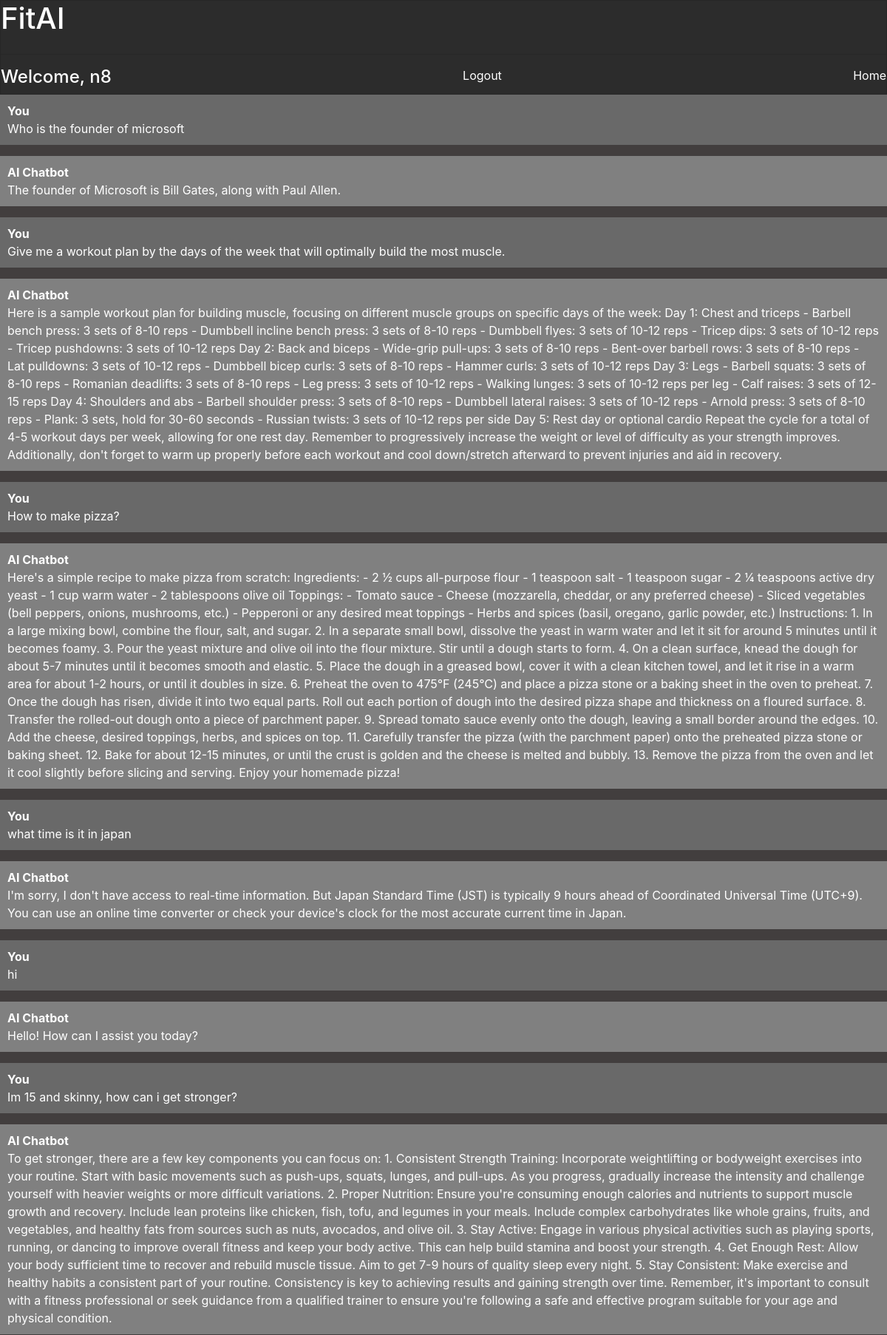
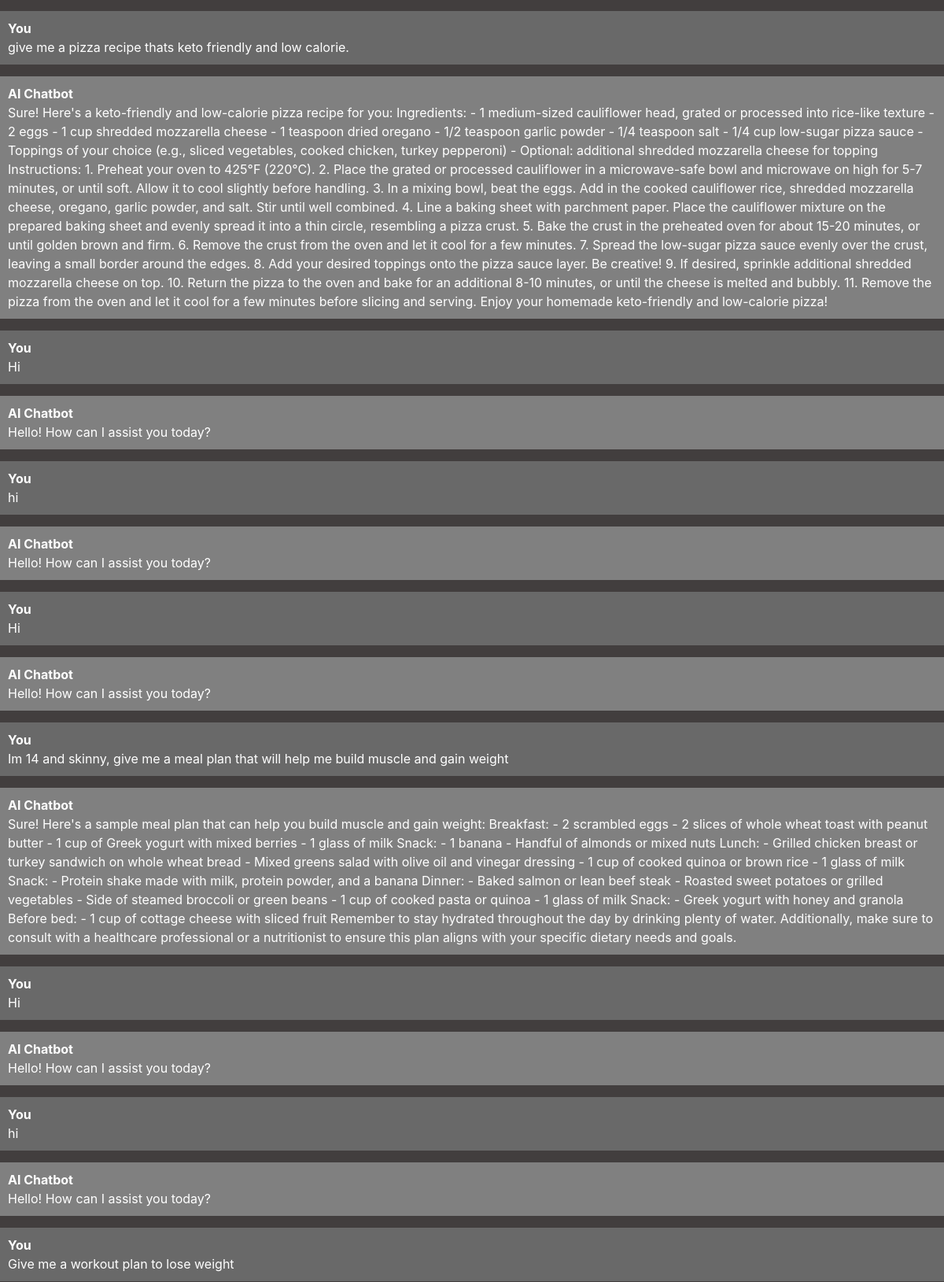
The app's page /history (signed in, upper part) with its own data (2 pictures, top to bottom).
### chatbot/models.py (models this page shows, shortened)
class Chat(models.Model):
    user = models.ForeignKey(User, on_delete=models.CASCADE)
    message = models.TextField()
    response = models.TextField()
    created_at = models.DateTimeField(auto_now_add=True)

### chatbot/views.py (the view)
# urls.py: path('history', views.history, name='history'),
def history(request):
    chats = Chat.objects.filter(user=request.user)
    return render(request, 'history.html', {'chats': chats})

### templates/history.html
{% extends 'layout.html' %}
{% block content %}
    <div class="card" style="background-color: #2c2c2c; border-radius: 0px;">
      <h1 style="color: white;text-decoration:none;">FitAI</h1>
      <hr>
      <div class="header-container" style="display: flex;align-start: ;justify-content: space-between; background-color: #2c2c2c;">
        <div>
          <h4 style="color: white;text-decoration:none;">Welcome, {{user.username}}</h4>
        </div>
        <div>
          <a style="color: white;text-decoration:none;" href="logout"><h7>Logout</h7></a>
        </div>
        <div>
          <a style="color: white;text-decoration:none;" href="home"><h7>Home</h7></a>
        </div>
      </div>
    </div>
    <ul class="list-unstyled messages-list">
        {% for chat in chats %}
          {% if chat.user == request.user %}
            <li class="message sent" style="color: white; background-color: #696969;">
              <div class="message-text">
                <div class="message-sender">
                  <b>You</b>
                </div>
                <div class="message-content">
                  {{chat.message}}
                </div>
              </div>
            </li>
              <li class="message received" style="color: white; background-color: gray;">
                <div class="message-text">
                  <div class="message-sender">
                    <b>AI Chatbot</b>
                  </div>
                  <div class="message-content">
                    {{chat.response}}
                  </div>
                </div>
              </li>
          {% endif %}
        {% endfor %}
      </ul>
{% endblock %}

### templates/layout.html (shortened to what this page needs)
{% load static %}
<!DOCTYPE html>
<html lang="en">
  <head>
    <link rel="stylesheet" href="https://stackpath.bootstrapcdn.com/bootstrap/4.3.1/css/bootstrap.min.css">
    <link href="{% static 'css/styles.css' %}" rel="stylesheet">
  </head>
  <body>
    {% block content %}{% endblock %}
  </body>
</html>

### chatbot/static/css/styles.css (style rules this page uses)
body { height: 100%; background-color: #423e3e; }
.messages-list { padding-left: 0; }
.message { margin-bottom: 15px; list-style: none; }
.message-text { padding: 10px; border-radius: 5px; }
.sent { background-color: #dcf8c6; align-self: flex-end; }
.received { background-color: #f1f0f0; align-self: flex-start; }

### records on screen
Chat: message "Who is the founder of microsoft", response "The founder of Microsoft is Bill Gates, along with Paul Allen."
Chat: message "Give me a workout plan by the days of the week that will optimally build the most muscle.", response "Here is a sample workout plan for building muscle, focusing on different muscle groups on specific days of the week: Day 1: Chest and triceps - Barbell bench press: 3 sets of 8-10 reps - Dumbbell incline bench press: 3 sets of 8-10 reps - Dumbbell flyes: 3 sets of 10-12 reps - Tricep dips: 3 sets of 10-12 reps - Tricep pushdowns: 3 sets of 10-12 reps Day 2: Back and biceps - Wide-grip pull-ups: 3 sets of 8-10 reps - Bent-over barbell rows: 3 sets of 8-10 reps - Lat pulldowns: 3 sets of 10-12 reps - Dumbbell bicep curls: 3 sets of 8-10 reps - Hammer curls: 3 sets of 10-12 reps Day 3: Legs - Barbell squats: 3 sets of 8-10 reps - Romanian deadlifts: 3 sets of 8-10 reps - Leg press: 3 sets of…"
Chat: message "How to make pizza?", response "Here's a simple recipe to make pizza from scratch: Ingredients: - 2 ½ cups all-purpose flour - 1 teaspoon salt - 1 teaspoon sugar - 2 ¼ teaspoons active dry yeast - 1 cup warm water - 2 tablespoons olive oil Toppings: - Tomato sauce - Cheese (mozzarella, cheddar, or any preferred cheese) - Sliced vegetables (bell peppers, onions, mushrooms, etc.) - Pepperoni or any desired meat toppings - Herbs and spices (basil, oregano, garlic powder, etc.) Instructions: 1. In a large mixing bowl, combine the flour, salt, and sugar. 2. In a separate small bowl, dissolve the yeast in warm water and let it sit for around 5 minutes until it becomes foamy. 3. Pour the yeast mixture and olive oil into the…"
Chat: message "what time is it in japan", response "I'm sorry, I don't have access to real-time information. But Japan Standard Time (JST) is typically 9 hours ahead of Coordinated Universal Time (UTC+9). You can use an online time converter or check your device's clock for the most accurate current time in Japan."
Chat: message "hi", response "Hello! How can I assist you today?"
Chat: message "Im 15 and skinny, how can i get stronger?", response "To get stronger, there are a few key components you can focus on: 1. Consistent Strength Training: Incorporate weightlifting or bodyweight exercises into your routine. Start with basic movements such as push-ups, squats, lunges, and pull-ups. As you progress, gradually increase the intensity and challenge yourself with heavier weights or more difficult variations. 2. Proper Nutrition: Ensure you're consuming enough calories and nutrients to support muscle growth and recovery. Include lean proteins like chicken, fish, tofu, and legumes in your meals. Include complex carbohydrates like whole grains, fruits, and vegetables, and healthy fats from sources such as nuts, avocados, and olive oil.…"
Chat: message "give me a pizza recipe thats keto friendly and low calorie.", response "Sure! Here's a keto-friendly and low-calorie pizza recipe for you: Ingredients: - 1 medium-sized cauliflower head, grated or processed into rice-like texture - 2 eggs - 1 cup shredded mozzarella cheese - 1 teaspoon dried oregano - 1/2 teaspoon garlic powder - 1/4 teaspoon salt - 1/4 cup low-sugar pizza sauce - Toppings of your choice (e.g., sliced vegetables, cooked chicken, turkey pepperoni) - Optional: additional shredded mozzarella cheese for topping Instructions: 1. Preheat your oven to 425°F (220°C). 2. Place the grated or processed cauliflower in a microwave-safe bowl and microwave on high for 5-7 minutes, or until soft. Allow it to cool slightly before handling. 3. In a mixing bowl,…"
Chat: message "Hi", response "Hello! How can I assist you today?"
Chat: message "hi", response "Hello! How can I assist you today?"
Chat: message "Hi", response "Hello! How can I assist you today?"
Chat: message "Im 14 and skinny, give me a meal plan that will help me build muscle and gain weight", response "Sure! Here's a sample meal plan that can help you build muscle and gain weight: Breakfast: - 2 scrambled eggs - 2 slices of whole wheat toast with peanut butter - 1 cup of Greek yogurt with mixed berries - 1 glass of milk Snack: - 1 banana - Handful of almonds or mixed nuts Lunch: - Grilled chicken breast or turkey sandwich on whole wheat bread - Mixed greens salad with olive oil and vinegar dressing - 1 cup of cooked quinoa or brown rice - 1 glass of milk Snack: - Protein shake made with milk, protein powder, and a banana Dinner: - Baked salmon or lean beef steak - Roasted sweet potatoes or grilled vegetables - Side of steamed broccoli or green beans - 1 cup of cooked pasta or quinoa - 1…"
Chat: message "Hi", response "Hello! How can I assist you today?"
Chat: message "hi", response "Hello! How can I assist you today?"
Chat: message "Give me a workout plan to lose weight"

### other values on screen
{{ user.username }} "n8"
